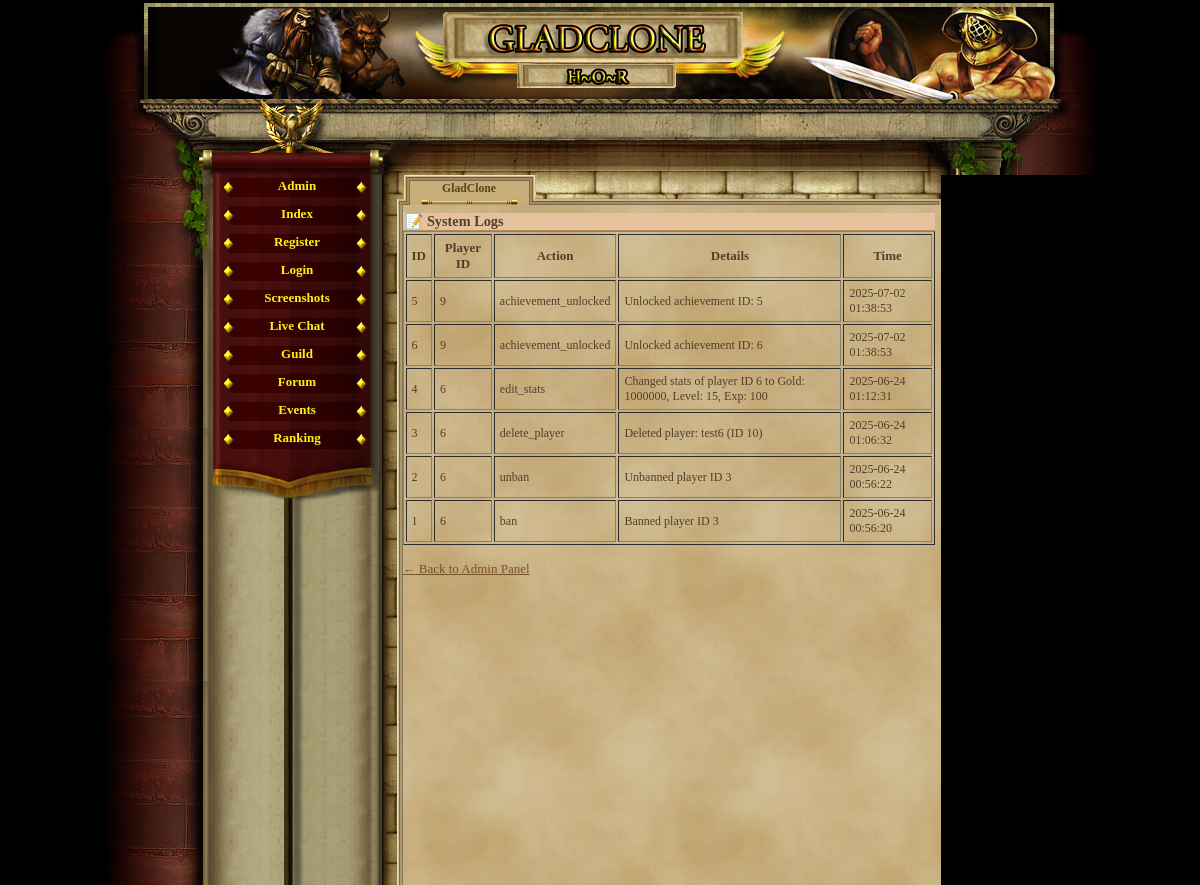
Page /admin_log.php (signed in) on the earlier database version.
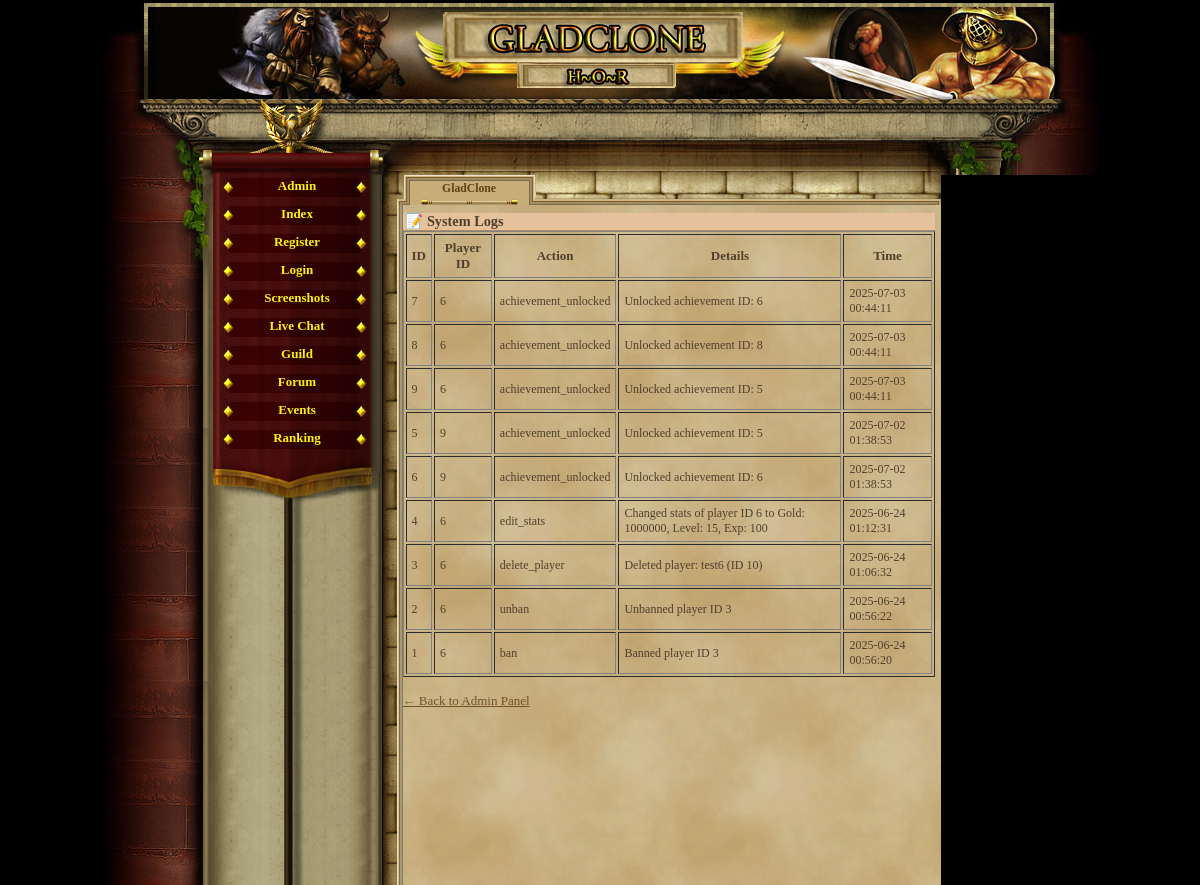
Same page on the later database version.
### tables this page shows
CREATE TABLE `logs` (
  `id` int(11) NOT NULL AUTO_INCREMENT,
  `player_id` int(11) NOT NULL,
  `action` varchar(255) NOT NULL,
  `details` text,
  `created_at` datetime DEFAULT CURRENT_TIMESTAMP,
  PRIMARY KEY (`id`)
);

### admin_log.php (the view, shortened to what this page needs)
<?php
require_once('var/ustawienia.php');
require_once('gora_strony.php');
require_once('menu_l.php');
$result = $conn->query("SELECT * FROM logs ORDER BY created_at DESC LIMIT 100");
?>
<h2>📝 System Logs</h2>
<table border="1" cellpadding="5">
    <tr>
        <th>ID</th>
        <th>Player ID</th>
        <th>Action</th>
        <th>Details</th>
        <th>Time</th>
    </tr>
    <?php while ($log = $result->fetch_assoc()): ?>
    <tr>
        <td><?= $log['id'] ?></td>
        <td><?= $log['player_id'] ?></td>
        <td><?= htmlspecialchars($log['action']) ?></td>
        <td><?= nl2br(htmlspecialchars($log['details'])) ?></td>
        <td><?= $log['created_at'] ?></td>
    </tr>
    <?php endwhile; ?>
</table>
<br><a href="admin_panel.php">← Back to Admin Panel</a>

### gora_strony.php (shortened to what this page needs)
<html>
	<head>
				<link href="game_05.css" rel="stylesheet" type="text/css" media="screen" />				<style type=text/css></style>
	</head>
<body ><div id="container">
	<div id="header"></div>
	<div id="charvalues_leer">
		<div style="position:relative; left:380px; top:22px; width:500px; height:45px;">
			<div style="position:absolute; width:150px; height:45px; left:0px; top:0px;">
			</div>
			<div style="position:absolute; width:150px; height:45px; left:153px;">
			</div>
			<div style="position:absolute; width:150px; height:45px; left:298px;">
			</div>
		</div>
	</div>
	<div id="main">
		<table cellspacing="0" cellpadding="0" height="100%" border="0">
			<tr height="100%">
				<td height="100%" valign="top" id="leftblock_middle">
					<div id="leftblock_top"></div>
				</td>

### menu_l.php
<?php
         if(empty($_SESSION['user'])){
             echo '
              <td valign="top" id="mainmenu">
                <a class = "menuitem_aktive" href="admin_panel.php" title="Index" target="_self">Admin</a>
                 <a class = "menuitem_aktive" href="index.php" title="Index" target="_self">Index</a>
                 <a class = "menuitem_aktive" href="rejestracja.php" title="Register" target="_self">Register</a>
                 <a class = "menuitem_aktive" href="logowanie.php" title="Login" target="_self">Login</a>
                 <a class = "menuitem_aktive" href="screenshot.php" title="Screenshots" target="_self">Screenshots</a>
				 <a class = "menuitem_aktive" href="chatbox.php" title="Live Chat" target="_self">Live Chat</a>
				 <a class = "menuitem_aktive" href="guild.php" title="Guild" target="_self">Guild</a>
                 <a class = "menuitem_aktive" href="forum.php" title="Forum" target="_self">Forum</a>
                 <a class = "menuitem_aktive" href="event_portal.php" title="Events" target="_self">Events</a>
                 <a class = "menuitem_aktive" href="ranking2.php" title="Ranking" target="_self">Ranking</a>
             ';
         } else {
             echo '              <td valign="top" id="mainmenu">
                 <a class = "menuitem_aktive" href="konto.php" title="User" target="_self">User</a>
			 ';
         }
        ?>
          	<div id="menufooter"></div>
				</td>
				<td id="contentBox" valign="top">
					<table cellspacing="0" cellpadding="0" height="100%" width="100%" border="0">
						<tr style="height:30px;">
							<td id="corner1"></td>
							<td><div class="tab_aktive" ><span>GladClone</span></div>
							<div class="tab_empty" style="background-image:url(img/interface/reiter_c2.jpg);"></div>
							<div class="tab_empty" style="background-image:url(img/interface/reiter_c3.jpg);"></div>
						      <div class="tab_empty" style="background-image:url(img/interface/reiter_c4.jpg);"></div></td>
							<td id="corner2"></td>
						</tr>
						<tr style="height:100%;">
							<td class="border_left"></td>
							<td id="content">

### game_05.css (style rules this page uses)
body, html { margin: 0; padding: 0; font-family:"Palatino Linotype", "Times New Roman", Times, serif; text-align: center; color: #513F2C; background-color: #000; font-size:16px; }
table { font-size:13px; }
h2 { text-align:left; border-bottom:1px solid #b28b60; color:#513F2C; background-color:#e6c29c; margin:8px 0px 0px 0px; padding-left:3px; font-size:1.1em; }
#content td { text-align:left; color:#513F2C; font-weight:normal; font-size: 12px; }
#container { margin: auto; width: 999px; height: 100%; text-align: left; }
#header { margin-top:3px; height: 96px; background-image:url(img/interface/header.jpg); }
#charvalues_leer { height: 76px; background-image:url(img/interface/statusbalken_leer.jpg); }
#main { width: 999px; height:710px; text-align: left; }
a { -moz-user-focus: none; -moz-outline: none; outline: none; }
#leftblock_top { background-image:url(img/interface/pflanze_l.jpg); width:112px; height:135px; }
#leftblock_middle { width:112px; background-image:url(img/interface/bg_l_b.jpg); background-repeat: repeat-y; }
#mainmenu { background-image:url(img/interface/wand_bg_2.jpg); background-repeat:repeat-y; height:100%; }
.menuitem_aktive { display:block; text-align:center; background-image:url(img/interface/navi_b.jpg); width:169px; height:25px; color: #FAF311; text-decoration: none; padding-top:3px; font-weight:bold; }
#menufooter { background-image:url(img/interface/navi_abschluss.jpg); width:169px; height:51px; }
#contentBox { width:559px; height:100%; background-image:url(img/interface/papierus.jpg); background-repeat:repeat; }
#content { height:560px; vertical-align:top; }
#content a { color:#735227; }
#corner1 { background-image:url(img/interface/papier_ecke_l.jpg); width:21px; height:30px; }
#corner2 { background-image:url(img/interface/papier_ecke_r.jpg); width:6px; height:30px; }
.border_left { background-image:url(img/interface/papier_rahmen_l.jpg); background-repeat:repeat-y; }
.tab_empty { text-align:center; float:left; background-position:top left; background-repeat:no-repeat; height: 30px; width: 133px; }
.tab_aktive { text-align:center; float:left; background-image:url(img/interface/reiter_a.jpg); background-position:top left; background-repeat:no-repeat; height: 30px; width: 133px; }
.tab_aktive span { position: relative; top:7px; color: #5A4317; font-size:0.9em; text-decoration: none; font-weight:bold; }
#market_item_table td, th { padding-left: 5px; }

Differences in the rows shown:
added logs: id "7", player "6", action "achievement_unlocked", details "Unlocked achievement ID: 6", created_at "2025-07-03 00:44:11"
added logs: id "8", player "6", action "achievement_unlocked", details "Unlocked achievement ID: 8", created_at "2025-07-03 00:44:11"
added logs: id "9", player "6", action "achievement_unlocked", details "Unlocked achievement ID: 5", created_at "2025-07-03 00:44:11"
